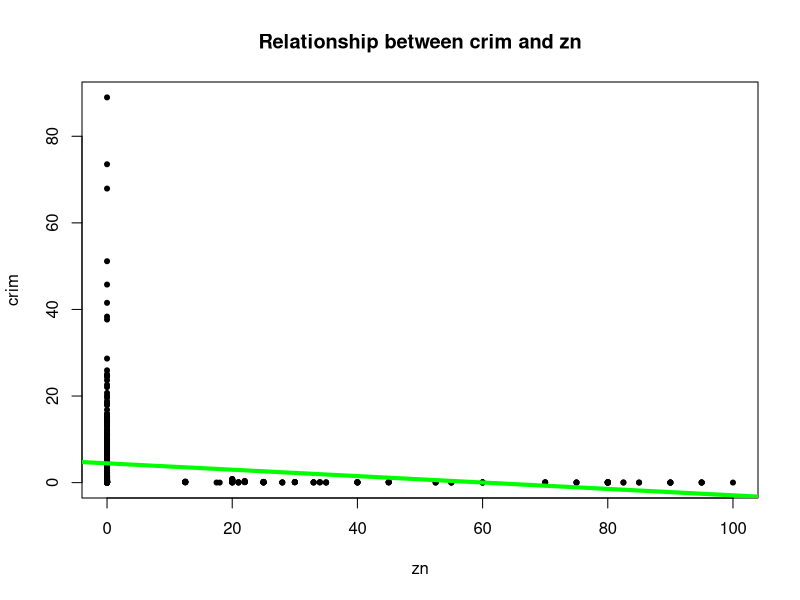
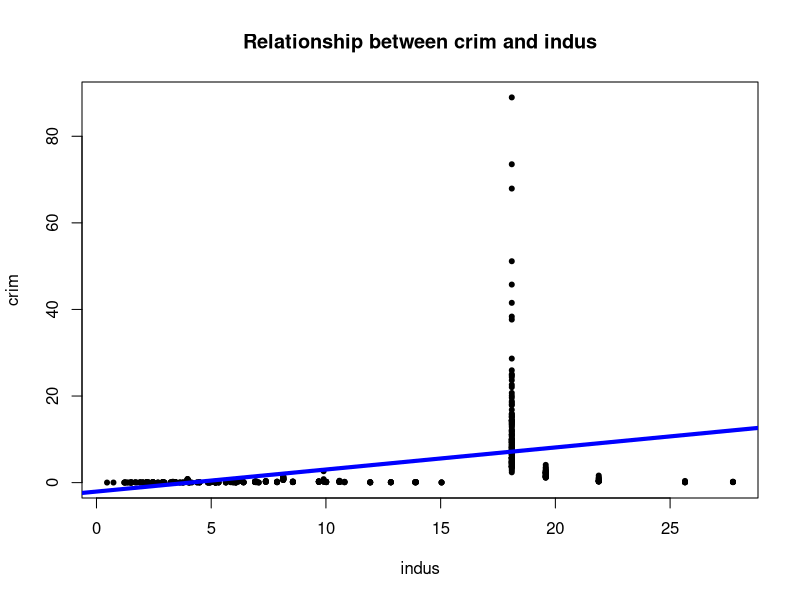
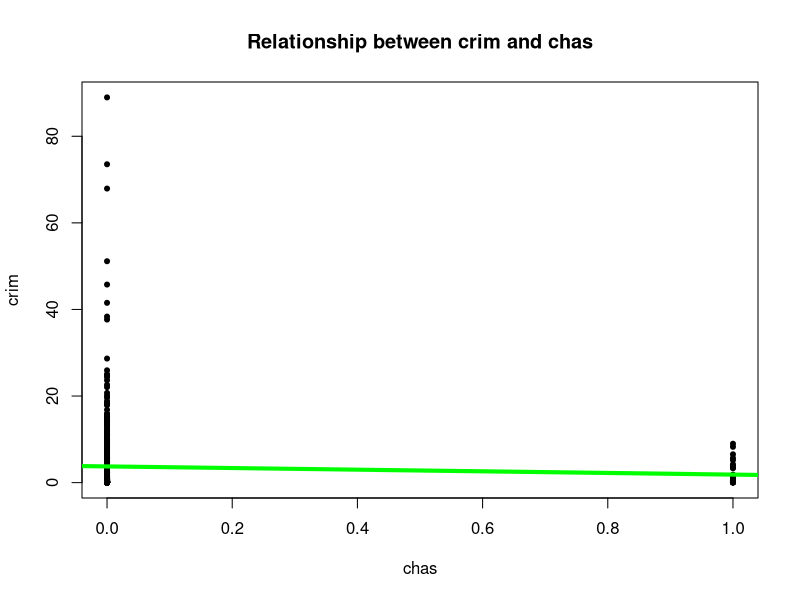
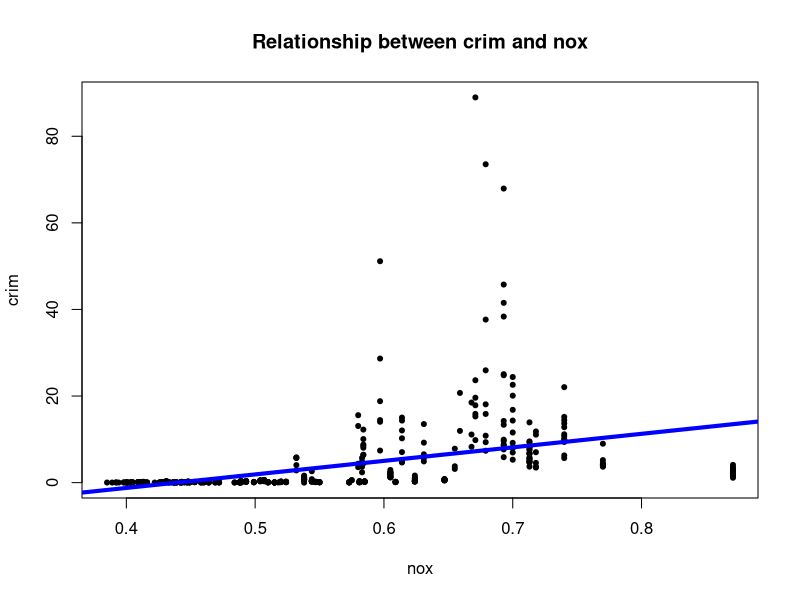
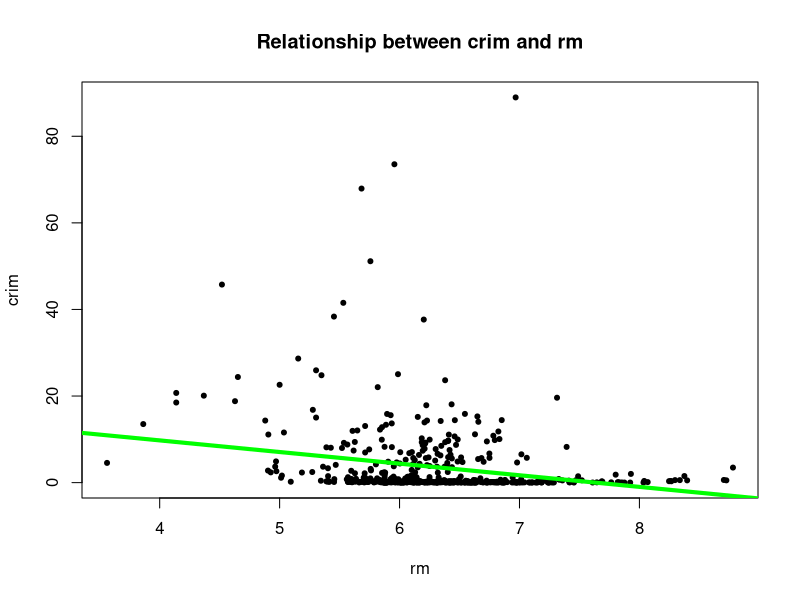
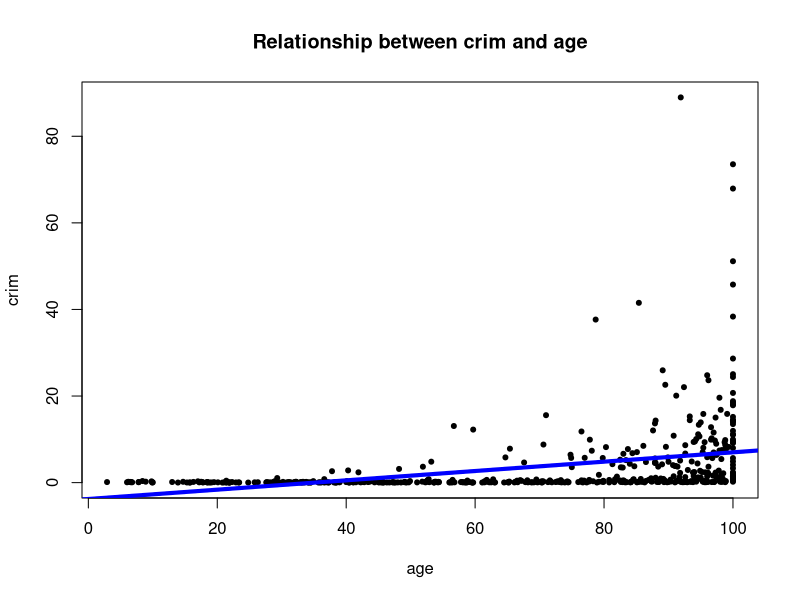
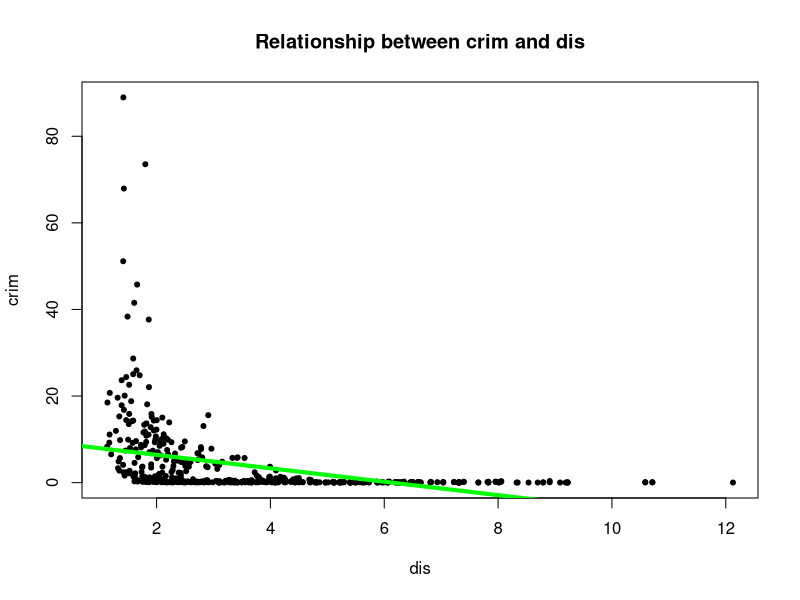
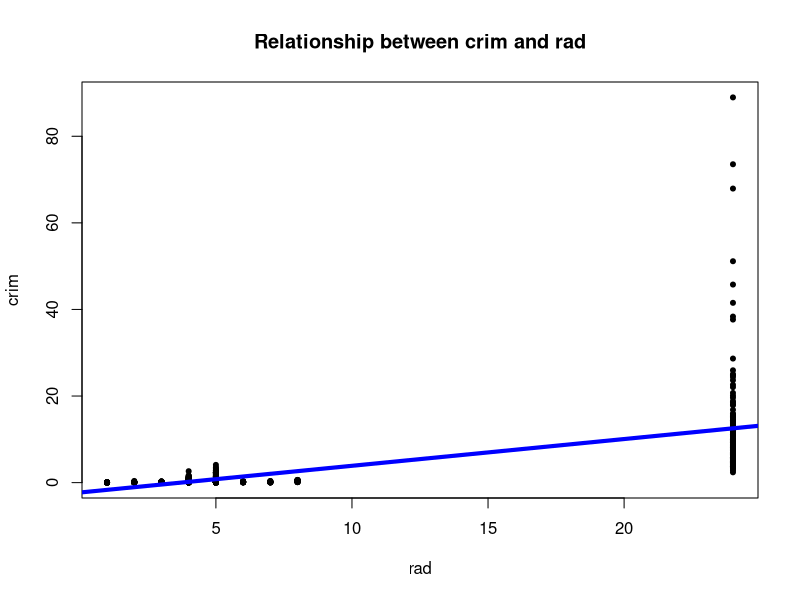

The R source for these figures, in order:
## ---- chunk 1
# Loading necessary libraries
library(MASS)
library(ggplot2)

# Loading the Boston dataset
data("Boston")
attach(Boston)
## ---- chunk 2

#crim and zn linear model

linear_model_fit.zn <- lm(crim ~zn)
summary(linear_model_fit.zn)

#Plotting the Relationship Graph between Per capita crime rate by town and Proportion of residential land zoned for lots over 25,000 sq. ft

plot(zn,crim,pch = 20, main = "Relationship between crim and zn")
abline(linear_model_fit.zn, col = "green", lwd = 4)
## ---- chunk 3

#crim and indus linear model

linear_model_fit.indus <- lm(crim ~indus)
summary(linear_model_fit.indus)

#Plotting the Relationship Graph between Per capita crime rate by town and Proportion of non-retail business acres per town

plot(indus,crim,pch = 20, main = "Relationship between crim and indus")
abline(linear_model_fit.indus, col = "blue", lwd = 4)

## ---- chunk 4
#crim and chas linear model

linear_model_fit.chas <- lm(crim ~chas)
summary(linear_model_fit.chas)

#Plotting the Relationship Graph between Per capita crime rate by town and Charles River dummy variable (1 if tract bounds river; 0 otherwise

plot(chas,crim,pch = 20, main = "Relationship between crim and chas")
abline(linear_model_fit.chas, col = "green", lwd = 4)

## ---- chunk 5
#crim and nox linear model

linear_model_fit.nox <- lm(crim ~nox)
summary(linear_model_fit.nox)

#Plotting the Relationship Graph between Per capita crime rate by town and Nitric oxides concentration (parts per 10 million)

plot(nox,crim,pch = 20, main = "Relationship between crim and nox")
abline(linear_model_fit.nox, col = "blue", lwd = 4)

## ---- chunk 6
#crim and rm linear model

linear_model_fit.rm <- lm(crim ~rm)
summary(linear_model_fit.rm)

#Plotting the Relationship Graph between Per capita crime rate by town and Average number of rooms per dwelling

plot(rm,crim,pch = 20, main = "Relationship between crim and rm")
abline(linear_model_fit.rm, col = "green", lwd = 4)
## ---- chunk 7
#crim and age linear model

linear_model_fit.age <- lm(crim ~age)
summary(linear_model_fit.age)

#Plotting the Relationship Graph between Per capita crime rate by town and Proportion of owner-occupied units built prior to 1940

plot(age,crim,pch = 20, main = "Relationship between crim and age")
abline(linear_model_fit.age, col = "blue", lwd = 4)
## ---- chunk 8
#crim and dis linear model

linear_model_fit.dis <- lm(crim ~dis)
summary(linear_model_fit.dis)

#Plotting the Relationship Graph between Per capita crime rate by town and Weighted distances to five Boston employment centers

plot(dis,crim,pch = 20, main = "Relationship between crim and dis")
abline(linear_model_fit.dis, col = "green", lwd = 4)
## ---- chunk 9
#crim and rad linear model

linear_model_fit.rad <- lm(crim ~rad)
summary(linear_model_fit.rad)

#Plotting the Relationship Graph between Per capita crime rate by town and Index of accessibility to radial highways

plot(rad,crim,pch = 20, main = "Relationship between crim and rad")
abline(linear_model_fit.rad, col = "blue", lwd = 4)
## ---- chunk 10
#crim and tax linear model

linear_model_fit.tax <- lm(crim ~tax)
summary(linear_model_fit.tax)

#Plotting the Relationship Graph between Per capita crime rate by town and Full-value property tax rate per $10,000

plot(tax,crim,pch = 20, main = "Relationship between crim and tax")
abline(linear_model_fit.tax, col = "green", lwd = 4)
## ---- chunk 11

#ptratio and tax linear model

linear_model_fit.ptratio <- lm(crim ~ptratio)
summary(linear_model_fit.ptratio)

#Plotting the Relationship Graph between Per capita crime rate by town and Pupil-teacher ratio by town

plot(ptratio,crim,pch = 20, main = "Relationship between crim and ptratio")
abline(linear_model_fit.ptratio, col = "blue", lwd = 4)
## ---- chunk 12
#crim and black linear model

linear_model_fit.black <- lm(crim ~black)
summary(linear_model_fit.black)

#Plotting the Relationship Graph between Per capita crime rate by town and 1000(Bk - 0.63)^2 where Bk is the proportion of blacks by town

plot(black,crim,pch = 20, main = "Relationship between crim and black")
abline(linear_model_fit.black, col = "green", lwd = 4)
## ---- chunk 13

#crim and lstat linear model

linear_model_fit.lstat <- lm(crim ~lstat)
summary(linear_model_fit.lstat)

#Plotting the Relationship Graph between Per capita crime rate by town and Percentage of lower status of the population

plot(lstat,crim,pch = 20, main = "Relationship between crim and black")
abline(linear_model_fit.lstat, col = "blue", lwd = 4)
## ---- chunk 14

#crim and medv linear model

linear_model_fit.medv <- lm(crim ~medv)
summary(linear_model_fit.medv)

#Plotting the Relationship Graph between Per capita crime rate by town and Median value of owner-occupied homes in $1000s

plot(medv,crim,pch = 20, main = "Relationship between crim and black")
abline(linear_model_fit.medv, col = "green", lwd = 4)
## ---- chunk 15

# Fitting Multiple regression model to predict the response using all of the predictors

multiple_regression_fit <- lm(crim ~.,data = Boston)
summary(multiple_regression_fit)

# The null hypotheis can be rejected for the following predictors “zn”, “dis”, “rad”, “black”, and “medv” .

## ---- chunk 16

# ## Putting the Simple Regression for all the coefficients
# univariate.regressio <- vector("numeric",0)
# univariate.regressio <- c(univariate.regressio, linear_model_fit.zn$coefficient[2])
# univariate.regressio <- c(univariate.regressio, linear_model_fit.indus$coefficient[2])
# univariate.regressio <- c(univariate.regressio, linear_model_fit.chas$coefficient[2])
# univariate.regressio <- c(univariate.regressio, linear_model_fit.nox$coefficient[2])
# univariate.regressio <- c(univariate.regressio, linear_model_fit.rm$coefficient[2])
# univariate.regressio <- c(univariate.regressio, linear_model_fit.age$coefficient[2])
# univariate.regressio <- c(univariate.regressio, linear_model_fit.dis$coefficient[2])
# univariate.regressio <- c(univariate.regressio, linear_model_fit.rad$coefficient[2])
# univariate.regressio <- c(univariate.regressio, linear_model_fit.tax$coefficient[2])
# univariate.regressio <- c(univariate.regressio, linear_model_fit.ptratio$coefficient[2])
# univariate.regressio <- c(univariate.regressio, linear_model_fit.black$coefficient[2])
# univariate.regressio <- c(univariate.regressio, linear_model_fit.lstat$coefficient[2])
# univariate.regressio <- c(univariate.regressio, linear_model_fit.medv$coefficient[2])
# multiple.regression <- vector("numeric", 0)
# multiple.regression <- c(multiple.regression, multiple_regression_fit$coefficients)
# multiple.regression <- multiple.regression[-1]
# plot(univariate.regressio, multiple.regression, col = "blue")

### Note : Running the above code gives the graph showing the plot between univariate regression and  multiple regression coefficients , and as it is creating errors while knitting the file ,I have made it as a comment.

## ---- chunk 17

#For checking for non linear association between the predictors , checking one by one : 

linear_model_fit.zn2 <- lm(crim ~ poly(zn, 3))
summary(linear_model_fit.zn2)

## ---- chunk 18
linear_model_fit.indus2 <- lm(crim ~ poly(indus, 3))
summary(linear_model_fit.indus2)
## ---- chunk 19
linear_model_fit.nox2 <- lm(crim ~ poly(indus, 3))
summary(linear_model_fit.nox2)
## ---- chunk 20
linear_model_fit.rm2 <- lm(crim ~ poly(indus, 3))
summary(linear_model_fit.rm2)
## ---- chunk 21
linear_model_fit.age2 <- lm(crim ~ poly(indus, 3))
summary(linear_model_fit.age2)
## ---- chunk 22
linear_model_fit.dis2 <- lm(crim ~ poly(indus, 3))
summary(linear_model_fit.dis2)
## ---- chunk 23
linear_model_fit.rad2 <- lm(crim ~ poly(indus, 3))
summary(linear_model_fit.rad2)
## ---- chunk 24
linear_model_fit.tax2 <- lm(crim ~ poly(indus, 3))
summary(linear_model_fit.tax2)
## ---- chunk 25
linear_model_fit.ptratio2 <- lm(crim ~ poly(indus, 3))
summary(linear_model_fit.ptratio2)
## ---- chunk 26
linear_model_fit.black2 <- lm(crim ~ poly(indus, 3))
summary(linear_model_fit.black2)
## ---- chunk 27
linear_model_fit.lstat2 <- lm(crim ~ poly(indus, 3))
summary(linear_model_fit.lstat2)
## ---- chunk 28
linear_model_fit.medv2 <- lm(crim ~ poly(indus, 3))
summary(linear_model_fit.medv2)
